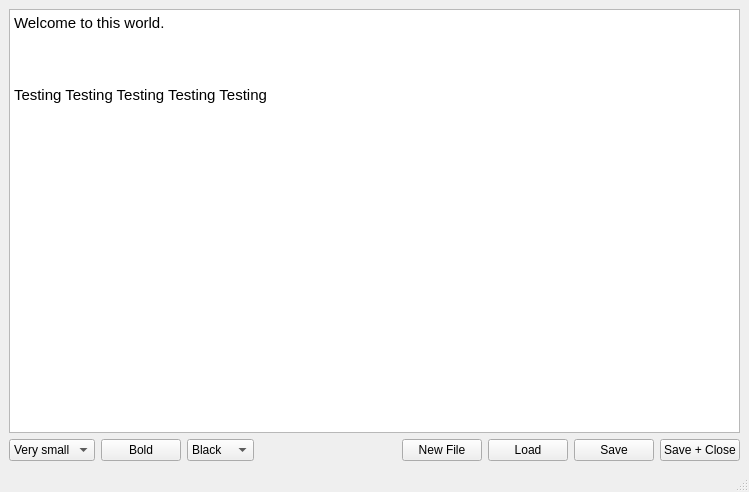
<?xml version="1.0" encoding="UTF-8"?>
<ui version="4.0">
 <class>MainWindow</class>
 <widget class="QMainWindow" name="MainWindow">
  <property name="geometry">
   <rect>
    <x>0</x>
    <y>0</y>
    <width>749</width>
    <height>492</height>
   </rect>
  </property>
  <property name="windowTitle">
   <string>MainWindow</string>
  </property>
  <widget class="QWidget" name="centralwidget">
   <layout class="QVBoxLayout" name="verticalLayout">
    <item>
     <widget class="QTextEdit" name="plainTextEdit">
      <property name="html">
       <string>&lt;!DOCTYPE HTML PUBLIC &quot;-//W3C//DTD HTML 4.0//EN&quot; &quot;http://www.w3.org/TR/REC-html40/strict.dtd&quot;&gt;
&lt;html&gt;&lt;head&gt;&lt;meta name=&quot;qrichtext&quot; content=&quot;1&quot; /&gt;&lt;style type=&quot;text/css&quot;&gt;
p, li { white-space: pre-wrap; }
&lt;/style&gt;&lt;/head&gt;&lt;body style=&quot; font-family:'Ubuntu'; font-size:11pt; font-weight:400; font-style:normal;&quot;&gt;
&lt;p style=&quot; margin-top:0px; margin-bottom:0px; margin-left:0px; margin-right:0px; -qt-block-indent:0; text-indent:0px;&quot;&gt;Welcome to this world.&lt;/p&gt;
&lt;p style=&quot;-qt-paragraph-type:empty; margin-top:0px; margin-bottom:0px; margin-left:0px; margin-right:0px; -qt-block-indent:0; text-indent:0px;&quot;&gt;&lt;br /&gt;&lt;/p&gt;
&lt;p style=&quot;-qt-paragraph-type:empty; margin-top:0px; margin-bottom:0px; margin-left:0px; margin-right:0px; -qt-block-indent:0; text-indent:0px;&quot;&gt;&lt;br /&gt;&lt;/p&gt;
&lt;p style=&quot;-qt-paragraph-type:empty; margin-top:0px; margin-bottom:0px; margin-left:0px; margin-right:0px; -qt-block-indent:0; text-indent:0px;&quot;&gt;&lt;br /&gt;&lt;/p&gt;
&lt;p style=&quot; margin-top:0px; margin-bottom:0px; margin-left:0px; margin-right:0px; -qt-block-indent:0; text-indent:0px;&quot;&gt;Testing Testing Testing Testing Testing &lt;/p&gt;&lt;/body&gt;&lt;/html&gt;</string>
      </property>
     </widget>
    </item>
    <item>
     <layout class="QHBoxLayout" name="horizontalLayout">
      <item>
       <widget class="QComboBox" name="cmbFontSize">
        <item>
         <property name="text">
          <string>Very small</string>
         </property>
        </item>
        <item>
         <property name="text">
          <string>Small</string>
         </property>
        </item>
        <item>
         <property name="text">
          <string>Normal</string>
         </property>
        </item>
        <item>
         <property name="text">
          <string>Large</string>
         </property>
        </item>
        <item>
         <property name="text">
          <string>Very large</string>
         </property>
        </item>
       </widget>
      </item>
      <item>
       <widget class="QPushButton" name="boldPushButton">
        <property name="text">
         <string>Bold</string>
        </property>
       </widget>
      </item>
      <item>
       <widget class="QComboBox" name="cmbColorSelector">
        <item>
         <property name="text">
          <string>Black</string>
         </property>
        </item>
        <item>
         <property name="text">
          <string>Red</string>
         </property>
        </item>
        <item>
         <property name="text">
          <string>Green</string>
         </property>
        </item>
        <item>
         <property name="text">
          <string>Yellow</string>
         </property>
        </item>
        <item>
         <property name="text">
          <string>Black</string>
         </property>
        </item>
       </widget>
      </item>
      <item>
       <spacer name="horizontalSpacer">
        <property name="orientation">
         <enum>Qt::Horizontal</enum>
        </property>
        <property name="sizeHint" stdset="0">
         <size>
          <width>40</width>
          <height>20</height>
         </size>
        </property>
       </spacer>
      </item>
      <item>
       <widget class="QPushButton" name="newFilePushButton">
        <property name="text">
         <string>New File</string>
        </property>
       </widget>
      </item>
      <item>
       <widget class="QPushButton" name="loadPushButton">
        <property name="text">
         <string>Load</string>
        </property>
       </widget>
      </item>
      <item>
       <widget class="QPushButton" name="SavePushButton">
        <property name="text">
         <string>Save</string>
        </property>
       </widget>
      </item>
      <item>
       <widget class="QPushButton" name="SaveClosePushButton">
        <property name="text">
         <string>Save + Close</string>
        </property>
       </widget>
      </item>
     </layout>
    </item>
   </layout>
  </widget>
  <widget class="QMenuBar" name="menubar">
   <property name="geometry">
    <rect>
     <x>0</x>
     <y>0</y>
     <width>749</width>
     <height>17</height>
    </rect>
   </property>
  </widget>
  <widget class="QStatusBar" name="statusbar"/>
 </widget>
 <resources/>
 <connections/>
</ui>
